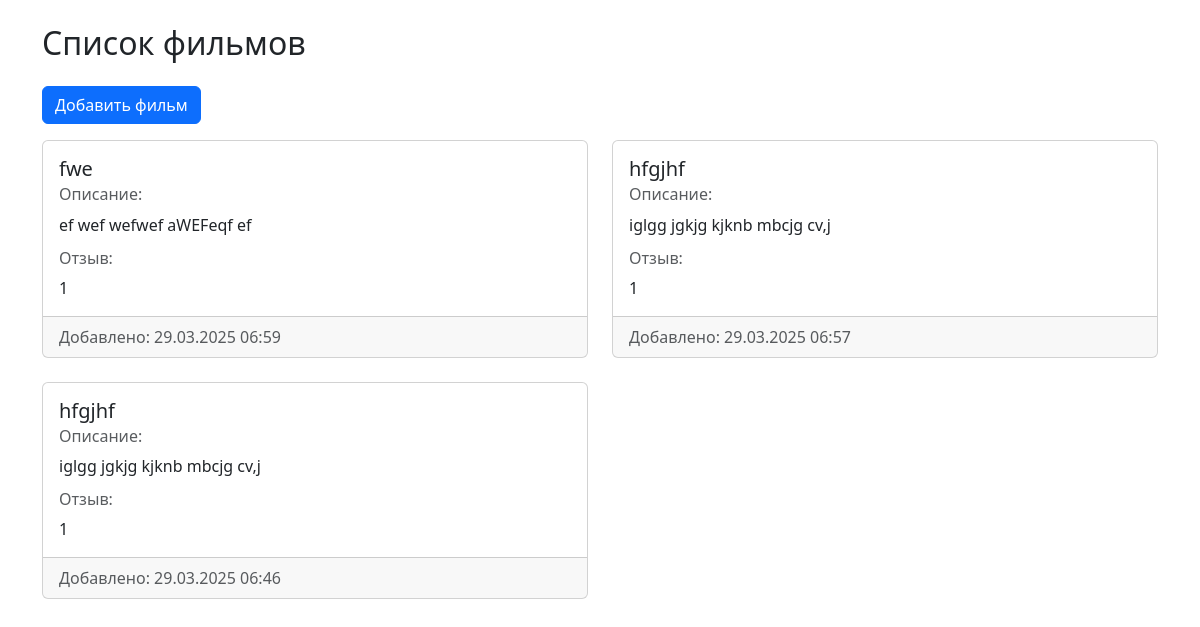
The page /list/ on the database as committed earlier.
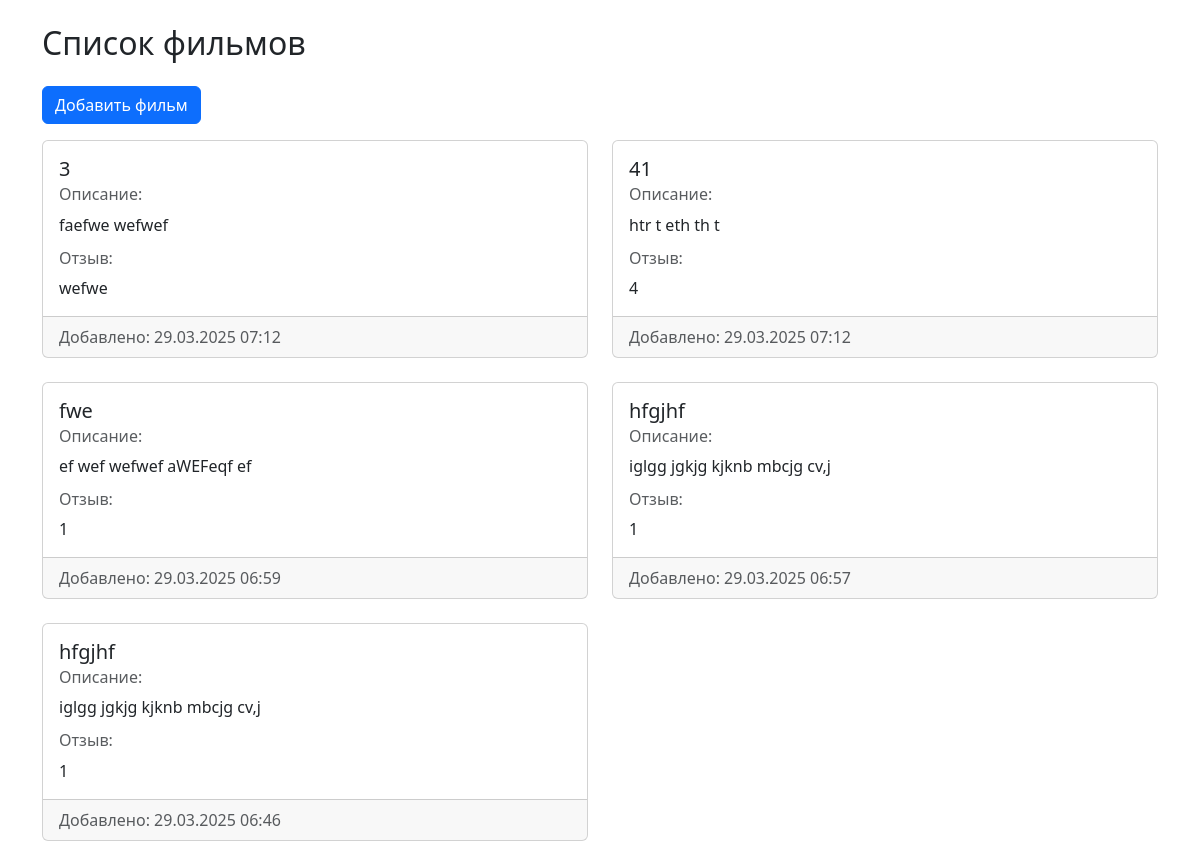
The same page on the database as committed later.
### films/models.py (models this page shows, shortened)
class Film(models.Model):
    title = models.CharField(max_length=200, verbose_name="Название фильма")
    description = models.TextField(verbose_name="Описание фильма")
    review = models.TextField(verbose_name="Отзыв о фильме")
    created_at = models.DateTimeField(auto_now_add=True)
    class Meta:
        verbose_name = "Фильм"
        verbose_name_plural = "Фильмы"

### films/views.py (the view)
# urls.py: path('list/', views.films_list, name='films_list'),
def films_list(request):
    films = Film.objects.all().order_by('-created_at')
    return render(request, 'films/films_list.html', {'films': films})

### films/templates/films/films_list.html
{% extends 'base.html' %}
{% block content %}
    <h2 class="mb-4">Список фильмов</h2>
    <a href="{% url 'films:add_film' %}" class="btn btn-primary mb-3">Добавить фильм</a>
    <div class="row">
        {% for film in films %}
        <div class="col-md-6 mb-4">
            <div class="card">
                <div class="card-body">
                    <h5 class="card-title">{{ film.title }}</h5>
                    <h6 class="card-subtitle mb-2 text-muted">Описание:</h6>
                    <p class="card-text">{{ film.description }}</p>
                    <h6 class="card-subtitle mb-2 text-muted">Отзыв:</h6>
                    <p class="card-text">{{ film.review }}</p>
                </div>
                <div class="card-footer text-muted">
                    Добавлено: {{ film.created_at|date:"d.m.Y H:i" }}
                </div>
            </div>
        </div>
        {% endfor %}
    </div>
{% endblock %}

### templates/base.html (shortened to what this page needs)
<!DOCTYPE html>
<html>
<head>
    {% load django_bootstrap5 %}
    {% bootstrap_css %}
</head>
<body>
    <div class="container mt-4">
        {% block content %}{% endblock %}
    </div>
</body>
</html>

Rows that differ between the two databases and show on the page:
added Film: title "3", description "faefwe wefwef", review "wefwe", created_at "29.03.2025 07:12"
added Film: title "41", description "htr t eth th t", review "4", created_at "29.03.2025 07:12"
